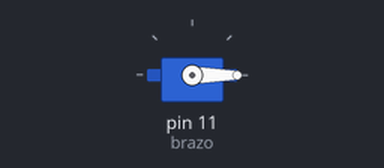
The sketch below on a simulated Arduino Uno, built with avr-gcc and run on an emulated ATmega328P. Parts: servo.

Above: at 0.05 s.
At 1.5 s:
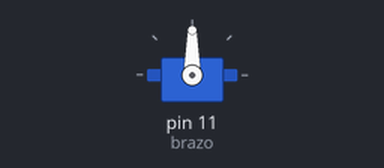
At 3.0 s:
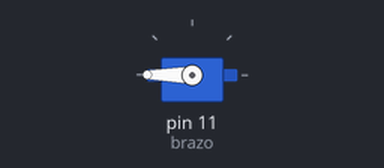
Timing chart, 0 to 6.9 s (numbered marks = the images above):
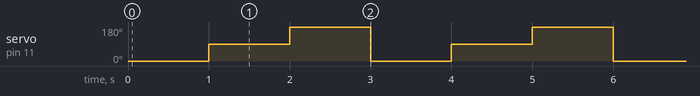

Measured:
- by itself, servo on pin 11 (brazo): repeats every 3.0 s: 180° 1.0 s, 0° 1.0 s, 90° 1.0 s

The sketch:

servo_angles.ino
```cpp
// Servo SG90 en D11 (señal). Recorre 0° → 90° → 180° con un segundo en cada posición.
#include <Servo.h>
Servo brazo;
void setup() { brazo.attach(11); }
void loop() {
  brazo.write(0);   delay(1000);
  brazo.write(90);  delay(1000);
  brazo.write(180); delay(1000);
}
```
